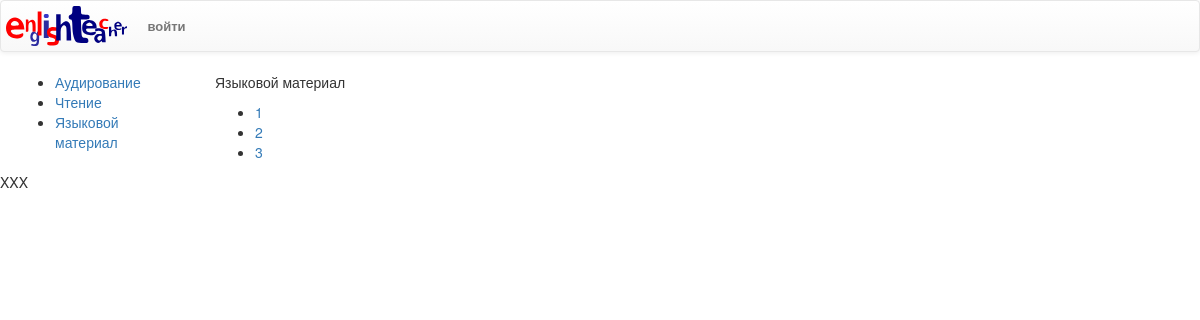
Before: /oge/fipi/test18_26/ with the older database file.
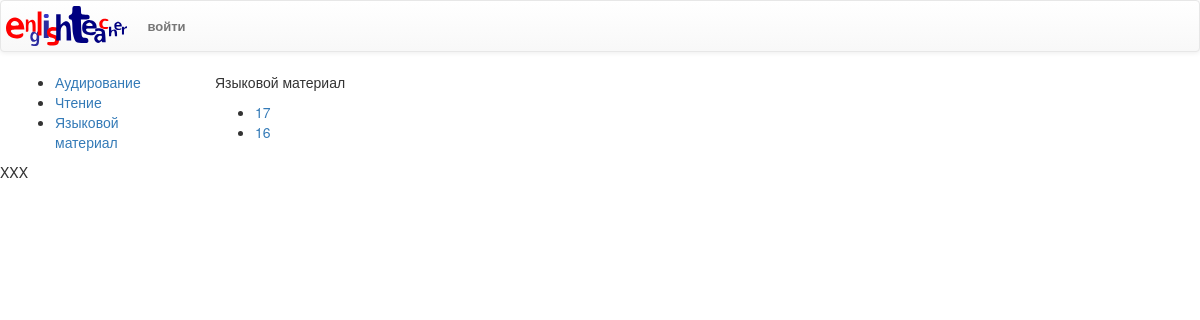
After: the same page with the newer database file.
### oge/models.py (models this page shows, shortened)
class Tests18_26(models.Model):
	tests18_26 = models.TextField()
	splited_tests18_26 = models.TextField(null=True,blank=True,default=None)
	pub_data = models.DateTimeField('дата публикации',default=timezone.now)

### oge/views.py (the view)
# urls.py: url(r'^fipi/test18_26/(?P<test_id>[0-9]+)/$',
def test18_26(request):
	latest_tests18_26_list = Tests18_26.objects.order_by('-pub_data')[:5]
	context = {'latest_tests18_26_list': latest_tests18_26_list}
	return render(request, 'oge/test18_26.html', context)

### oge/templates/oge/test18_26.html (shortened to what this page needs)
{% extends 'oge/fipi.html' %}
{% block fipi_filling %}
<div>
	<p>Языковой материал</p>
{% if latest_tests18_26_list %}
		<ul>
	{% for tests18_26 in latest_tests18_26_list %}
			<li><a href="/oge/fipi/test18_26/{{ tests18_26.id }}/">{{ tests18_26.id }}</a></li>
	{% endfor %}
		</ul>
{% else %}
		<p>нет ни одного доступного задания.</p>
{% endif %}
</div>
{% endblock %}

Changed rows visible on the page:
removed Tests18_26: id "1"
removed Tests18_26: id "2"
removed Tests18_26: id "3"
added Tests18_26: id "17"
added Tests18_26: id "16"
